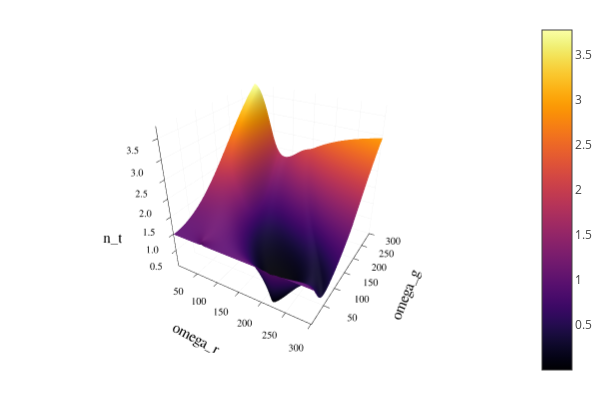

Notebook source saved alongside this figure:
### Code cell
data3d=CSV.read("omegag_omegar_sweep150.csv", DataFrame)
nsurf=Array(data3d[:,Between(:x1, end)])
surface(data3d.omega_g,data3d.omega_r,nsurf,xlabel="omega_r",ylabel="omega_g",zlabel="n_t",xticks=0:50:305,yticks=0:50:305)

### Figure 1 — Plotly figure (JSON) as saved in the notebook; plotly's stock layout.template omitted (floating-point values rounded to 4 significant figures; data arrays with more than 128 entries replaced by an {"elided": "..."} marker saying what was removed)
{"data": [{"colorbar": {"title": ""}, "colorscale": {"elided": "256x2 mixed values"}, "hoverinfo": "none", "name": "y1", "opacity": null, "scene": "scene", "showlegend": false, "showscale": true, "type": "surface", "x": [1, 4, 7, 10, 13, 16, 19, 22, 25, 28, 31, 34, 37, 40, 43, 46, 49, 52, 55, 58, 61, 64, 67, 70, 73, 76, 79, 82, 85, 88, 91, 94, 97, 100, 103, 106, 109, 112, 115, 118, 121, 124, 127, 130, 133, 136, 139, 142, 145, 148, 151, 154, 157, 160, 163, 166, 169, 172, 175, 178, 181, 184, 187, 190, 193, 196, 199, 202, 205, 208, 211, 214, 217, 220, 223, 226, 229, 232, 235, 238, 241, 244, 247, 250, 253, 256, 259, 262, 265, 268, 271, 274, 277, 280, 283, 286, 289, 292, 295, 298, 301], "xaxis": "x", "y": [1, 4, 7, 10, 13, 16, 19, 22, 25, 28, 31, 34, 37, 40, 43, 46, 49, 52, 55, 58, 61, 64, 67, 70, 73, 76, 79, 82, 85, 88, 91, 94, 97, 100, 103, 106, 109, 112, 115, 118, 121, 124, 127, 130, 133, 136, 139, 142, 145, 148, 151, 154, 157, 160, 163, 166, 169, 172, 175, 178, 181, 184, 187, 190, 193, 196, 199, 202, 205, 208, 211, 214, 217, 220, 223, 226, 229, 232, 235, 238, 241, 244, 247, 250, 253, 256, 259, 262, 265, 268, 271, 274, 277, 280, 283, 286, 289, 292, 295, 298, 301], "yaxis": "y", "z": {"elided": "101x101 float values"}, "zaxis": "z", "zmax": 3.777, "zmin": 0.002607}], "layout": {"annotations": [], "height": 400, "legend": {"bgcolor": "rgba(255, 255, 255, 1.000)", "bordercolor": "rgba(0, 0, 0, 1.000)", "borderwidth": 1, "font": {"color": "rgba(0, 0, 0, 1.000)", "family": "sans-serif", "size": 11}, "title": {"font": {"color": "rgba(0, 0, 0, 1.000)", "family": "sans-serif", "size": 15}, "text": ""}, "tracegroupgap": 0, "traceorder": "normal", "x": 1, "xanchor": "auto", "y": 1, "yanchor": "auto"}, "margin": {"b": 20, "l": 0, "r": 0, "t": 20}, "paper_bgcolor": "rgba(255, 255, 255, 1.000)", "plot_bgcolor": "rgba(255, 255, 255, 1.000)", "scene": {"camera": {"eye": {"x": 1.126, "y": -1.95, "z": 1.3}}, "domain": {"x": [0.07647, 0.9934], "y": [0.07581, 0.9902]}, "xaxis": {"gridcolor": "rgba(0, 0, 0, 0.100)", "gridwidth": 0.5, "linecolor": "rgba(0, 0, 0, 1.000)", "mirror": false, "range": [1, 301], "showgrid": true, "showline": true, "showticklabels": true, "tickangle": 0, "tickcolor": "rgb(0, 0, 0)", "tickfont": {"color": "rgba(0, 0, 0, 1.000)", "family": "sans-serif", "size": 11}, "tickmode": "array", "ticks": "inside", "ticktext": ["50", "100", "150", "200", "250", "300"], "tickvals": [50, 100, 150, 200, 250, 300], "title": "omega_r", "titlefont": {"color": "rgba(0, 0, 0, 1.000)", "family": "sans-serif", "size": 15}, "type": "-", "visible": true, "zeroline": false, "zerolinecolor": "rgba(0, 0, 0, 1.000)"}, "yaxis": {"gridcolor": "rgba(0, 0, 0, 0.100)", "gridwidth": 0.5, "linecolor": "rgba(0, 0, 0, 1.000)", "mirror": false, "range": [1, 301], "showgrid": true, "showline": true, "showticklabels": true, "tickangle": 0, "tickcolor": "rgb(0, 0, 0)", "tickfont": {"color": "rgba(0, 0, 0, 1.000)", "family": "sans-serif", "size": 11}, "tickmode": "array", "ticks": "inside", "ticktext": ["50", "100", "150", "200", "250", "300"], "tickvals": [50, 100, 150, 200, 250, 300], "title": "omega_g", "titlefont": {"color": "rgba(0, 0, 0, 1.000)", "family": "sans-serif", "size": 15}, "type": "-", "visible": true, "zeroline": false, "zerolinecolor": "rgba(0, 0, 0, 1.000)"}, "zaxis": {"gridcolor": "rgba(0, 0, 0, 0.100)", "gridwidth": 0.5, "linecolor": "rgba(0, 0, 0, 1.000)", "mirror": false, "range": [0.002607, 3.777], "showgrid": true, "showline": true, "showticklabels": true, "tickangle": 0, "tickcolor": "rgb(0, 0, 0)", "tickfont": {"color": "rgba(0, 0, 0, 1.000)", "family": "sans-serif", "size": 11}, "tickmode": "array", "ticks": "inside", "ticktext": ["0.5", "1.0", "1.5", "2.0", "2.5", "3.0", "3.5"], "tickvals": [0.5, 1, 1.5, 2, 2.5, 3, 3.5], "title": "n_t", "titlefont": {"color": "rgba(0, 0, 0, 1.000)", "family": "sans-serif", "size": 15}, "type": "-", "visible": true, "zeroline": false, "zerolinecolor": "rgba(0, 0, 0, 1.000)"}}, "showlegend": true, "width": 600}}
